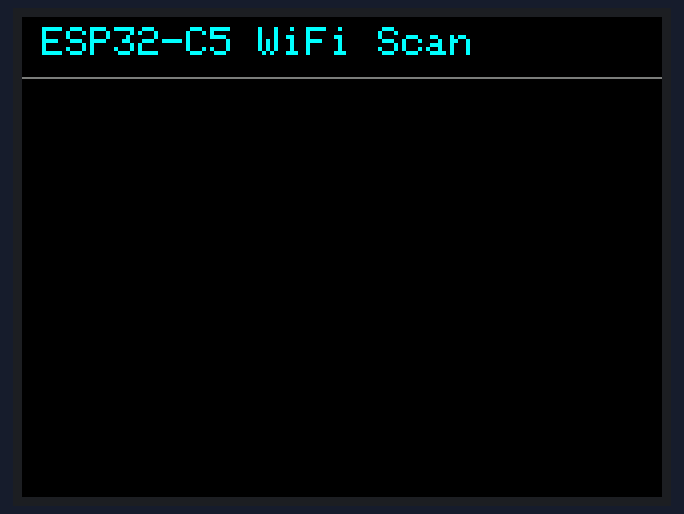
Bench run of a sketch on a simulated ESP32-C6. On the bench: 320×240 colour display. A WiFi scan finds three made-up networks.

Above: at 0.4 s.

Measured:
- what the display in image 0 shows lasts 21.7 s, from 0.4 s to 22.1 s

The sketch:

esp32c5_IL9341_Wifi.ino
```cpp
/*
ESP32-C5 pinout is correct on https://docs.espressif.com/projects/esp-dev-kits/en/latest/esp32c5/esp32-c5-devkitc-1/user_guide.html
ILI9341 Pin out is correct VCC GND CS RESET DC MOSI SCK LED
The board is ESP32C5 Dev Module
esp32 cannot be 2.0.17 which is meant for Stock price code

ILI9341	ESP32-C5 (J1 is the top side with 3.3v and J3 is the GND side with USB facing down)
VCC		3V3
GND		GND
7 SCK		GPIO2 (J1 down 3 )
6 MOSI	GPIO3  (J1 down 4)
  MISO	GPIO26 (optional)
3 CS		GPIO5 (J3 down 9)
5 DC		GPIO7 (J1 down 8)
4 RST		GPIO4 (J3 down 8)
8 LED		3V3 (or GPIO via resistor)
*/
#include <WiFi.h>
#include <SPI.h>
#include <Adafruit_GFX.h>
#include <Adafruit_ILI9341.h>

/* ===== TFT PINS ===== */
#define TFT_CS 5
#define TFT_DC 7
#define TFT_RST 4

SPIClass spi(FSPI);
Adafruit_ILI9341 tft(TFT_CS, TFT_DC, TFT_RST);

/* ===== SETTINGS ===== */
#define MAX_NETWORKS 20
#define SCAN_INTERVAL 20000

struct WifiNet {
  String ssid;
  int rssi;
  int channel;
};

WifiNet nets[MAX_NETWORKS];
unsigned long lastScan = 0;

/* ===== UI ===== */

void _drawHeader() {
  tft.fillScreen(ILI9341_BLACK);
  tft.setTextSize(2);
  tft.setTextColor(ILI9341_CYAN);
  tft.setCursor(10, 5);
  tft.println("ESP32-C5 WiFi Scan");
  tft.drawFastHLine(0, 30, 320, ILI9341_DARKGREY);
}
void drawHeader() {
  tft.fillRect(0, 0, 320, 30, ILI9341_BLACK);
  tft.setTextSize(2);
  tft.setTextColor(ILI9341_CYAN);
  tft.setCursor(10, 5);
  tft.println("ESP32-C5 WiFi Scan");
  tft.drawFastHLine(0, 30, 320, ILI9341_DARKGREY);
}

uint16_t rssiColor(int rssi) {
  if (rssi > -55) return ILI9341_GREEN;
  if (rssi > -70) return ILI9341_YELLOW;
  return ILI9341_RED;
}

uint16_t GHZColor(int channel) {
  if (channel > 36) return ILI9341_RED;
  if (channel < 15) return ILI9341_GREEN;
  return ILI9341_GREEN;
}

int rssiBarWidth(int rssi) {
  rssi = constrain(rssi, -100, -30);
  return map(rssi, -100, -30, 10, 140);
}

/* ===== SORT ===== */
void sortByRSSI(int count) {
  for (int i = 0; i < count - 1; i++) {
    for (int j = i + 1; j < count; j++) {
      if (nets[j].rssi > nets[i].rssi) {
        WifiNet tmp = nets[i];
        nets[i] = nets[j];
        nets[j] = tmp;
      }
    }
  }
}

/* ===== SCAN ===== */
void scanAndDisplay() {
  drawHeader();
  // Clear ONLY scan area
  tft.fillRect(0, 31, 320, 209, ILI9341_BLACK);


  int n = WiFi.scanNetworks(false, true);
  if (n <= 0) {
    tft.setCursor(10, 40);
    tft.setTextColor(ILI9341_RED);
    tft.setTextSize(2);
    tft.println("No networks");
    return;
  }

  int count = min(n, MAX_NETWORKS);
  for (int i = 0; i < count; i++) {
    nets[i].ssid = WiFi.SSID(i);
    nets[i].rssi = WiFi.RSSI(i);
    nets[i].channel = WiFi.channel(i);
  }

  sortByRSSI(count);

  int y = 40;
  tft.setTextSize(1);

  for (int i = 0; i < count; i++) {
    uint16_t color = rssiColor(nets[i].rssi);
    int barW = rssiBarWidth(nets[i].rssi);

    // RSSI bar
    tft.fillRect(5, y, barW, 8, color);

    // Text
    tft.setTextColor(ILI9341_WHITE);
    tft.setCursor(155, y);
    tft.printf("%4d dBm ",
               nets[i].rssi);
    tft.setTextColor(GHZColor(nets[i].channel));
    tft.printf("CH%-2d",nets[i].channel);

    // tft.printf("%4d dBm CH%-2d",
    //            nets[i].rssi, nets[i].channel);

    tft.setCursor(155, y + 9);
    tft.println(nets[i].ssid);

    y += 20;
    if (y > 220) break;
  }

  WiFi.scanDelete();
}

/* ===== SETUP ===== */
void setup() {
  Serial.begin(115200);

  spi.begin(2, 26, 3, TFT_CS);
  tft.begin();
  tft.setRotation(1);

  WiFi.mode(WIFI_STA);
  WiFi.disconnect(true);
  delay(200);

  drawHeader();
}

/* ===== LOOP ===== */
void loop() {
  if (millis() - lastScan > SCAN_INTERVAL) {
    lastScan = millis();
    scanAndDisplay();
  }
}
```
